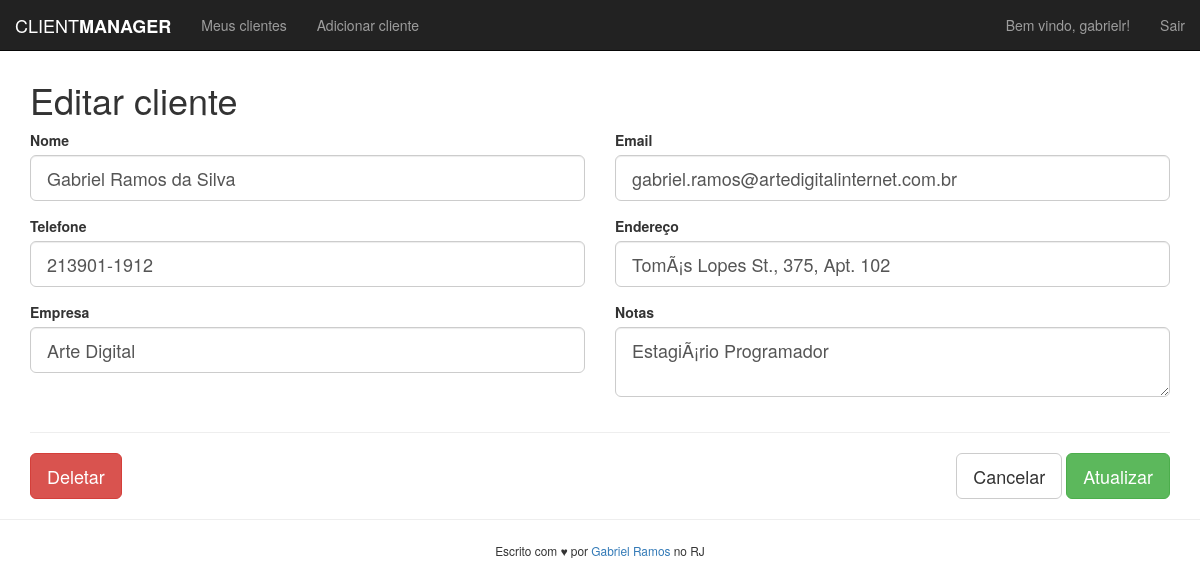
/edit.php?id=5 (signed in), run on the app's committed database.
### tables this page shows
CREATE TABLE `clients` (
  `id` int(11) UNSIGNED NOT NULL,
  `name` varchar(100) NOT NULL,
  `email` varchar(100) NOT NULL,
  `phone` varchar(40) DEFAULT NULL,
  `address` varchar(255) DEFAULT NULL,
  `company` varchar(100) DEFAULT NULL,
  `notes` text,
  `date_added` timestamp NOT NULL DEFAULT CURRENT_TIMESTAMP
);

### edit.php (the view, shortened to what this page needs)
<?php
    include('includes/header.php');
    $clientID = $_GET["id"];
    include("includes/connection.php");
    $sql = "SELECT * FROM clients WHERE id='$clientID'";
    $result = mysqli_query($conn,$sql);
    if(mysqli_num_rows($result) != 0) {
        while($row = mysqli_fetch_assoc($result)) {
            $clientName     = $row["name"];
            $clientEmail    = $row["email"];
            $clientPhone = $row["phone"];
            $clientAddress = $row["address"];
            $clientCompany  = $row["company"];
            $clientNotes    = $row["notes"];
        }
    } else {
        echo "<div>Nenhum resultado retornado.<a class='close' data-dismiss='alert'>&times;</a></div>";
    }
?>
<div class="container">
<h1>Editar cliente</h1>
<form action="<?php echo htmlspecialchars($_SERVER["PHP_SELF"]);?>?id=<?php echo $clientID;?>" method="post" class="row">
    <div class="form-group col-sm-6">
        <label for="client-name">Nome</label>
        <input type="text" class="form-control input-lg" id="client-name" name="clientName" value="<?php echo $clientName;?>">
    </div>
    <div class="form-group col-sm-6">
        <label for="client-email">Email</label>
        <input type="text" class="form-control input-lg" id="client-email" name="clientEmail" value="<?php echo $clientEmail;?>">
    </div>
    <div class="form-group col-sm-6">
        <label for="client-phone">Telefone</label>
        <input type="text" class="form-control input-lg" id="client-phone" name="clientPhone" value="<?php echo $clientPhone;?>">
    </div>
    <div class="form-group col-sm-6">
        <label for="client-address">Endereço</label>
        <input type="text" class="form-control input-lg" id="client-address" name="clientAddress" value="<?php echo $clientAddress;?>">
    </div>
    <div class="form-group col-sm-6">
        <label for="client-company">Empresa</label>
        <input type="text" class="form-control input-lg" id="client-company" name="clientCompany" value="<?php echo $clientCompany;?>">
    </div>
    <div class="form-group col-sm-6">
        <label for="client-notes">Notas</label>
        <textarea type="text" class="form-control input-lg" id="client-notes" name="clientNotes"><?php echo $clientNotes;?></textarea>
    </div>
    <div class="col-sm-12">
        <hr>
        <button type="submit" class="btn btn-lg btn-danger pull-left" name="delete">Deletar</button>
        <div class="pull-right">
            <a href="clients.php" type="button" class="btn btn-lg btn-default">Cancelar</a>
            <button type="submit" class="btn btn-lg btn-success" name="update">Atualizar</button>
        </div>
    </div>
</form>
<?php
include('includes/footer.php');
?>

### data on the page
clients: clientName "Gabriel Ramos da Silva", clientEmail "gabriel.ramos@artedigitalinternet.com.br", clientPhone "213901-1912", clientAddress "TomÃ¡s Lopes St., 375, Apt. 102", clientCompany "Arte Digital", clientNotes "EstagiÃ¡rio Programador"
